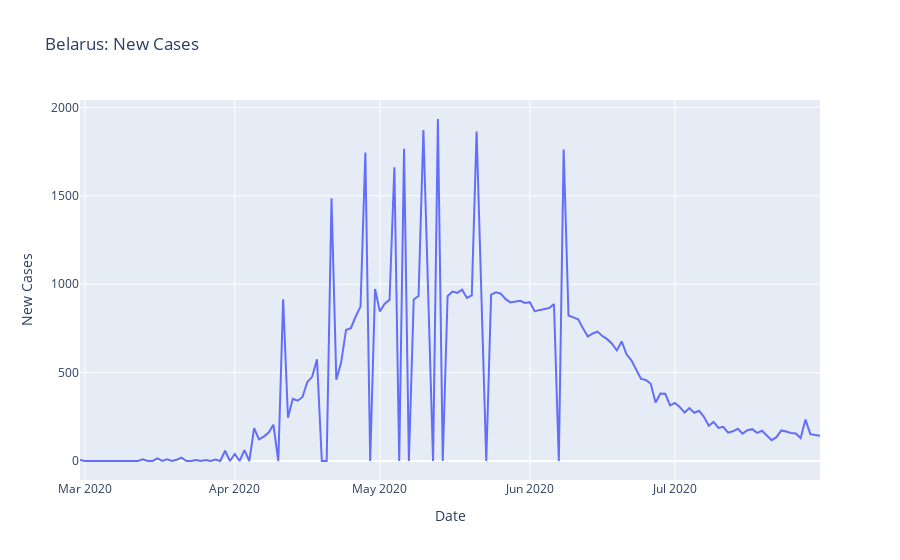

The notebook cell this image was saved under:
### Code cell
fig = px.line(belarus, "Date_reported", "New_cases", title="Belarus: New Cases", 
labels= {"Date_reported":"Date" ,"New_cases": "New Cases"})
fig.update_layout(hovermode = "x unified")
fig.show()

### Figure 1 — Plotly figure (JSON) as saved in the notebook; plotly's stock layout.template omitted (floating-point values rounded to 4 significant figures; data arrays with more than 128 entries replaced by an {"elided": "..."} marker saying what was removed)
{"data": [{"hovertemplate": "Date=%{x}<br>New Cases=%{y}<extra></extra>", "legendgroup": "", "line": {"color": "#636efa", "dash": "solid"}, "marker": {"symbol": "circle"}, "mode": "lines", "name": "", "orientation": "v", "showlegend": false, "type": "scatter", "x": {"elided": "154 str values"}, "xaxis": "x", "y": {"elided": "154 int values"}, "yaxis": "y"}], "layout": {"hovermode": "x unified", "legend": {"tracegroupgap": 0}, "title": {"text": "Belarus: New Cases"}, "xaxis": {"anchor": "y", "domain": [0, 1], "title": {"text": "Date"}}, "yaxis": {"anchor": "x", "domain": [0, 1], "title": {"text": "New Cases"}}}}
